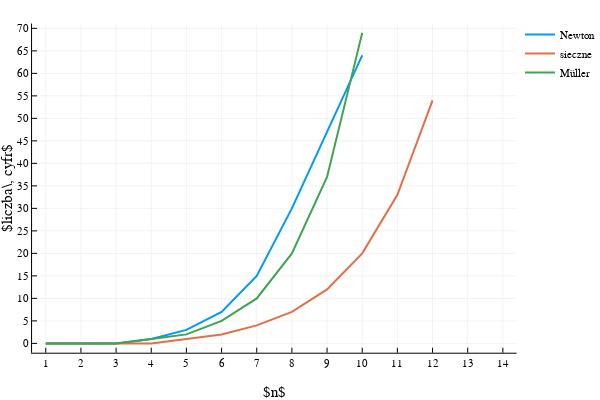

This figure's notebook cell:
### Code cell
f3(x) = x*(2.0^x)-2
df3(x) = 2.0^x * (x * log(2.0)+1.0)
f3_zero = BigFloat(1)
x0_3 = BigFloat(0.123)
@assert(f3(f3_zero) == 0.0, f3(f3_zero))
test_methods(f3, df3, x0_3, f3_zero, 20)

### Figure 1 — Plotly figure (JSON) as saved in the notebook; plotly's stock layout.template omitted (floating-point values rounded to 4 significant figures)
{"data": [{"colorbar": {"title": ""}, "hoverinfo": "text", "legendgroup": "Newton", "line": {"color": "rgba(0, 154, 250, 1.000)", "dash": "solid", "shape": "linear", "width": 2}, "mode": "lines", "name": "Newton", "showlegend": true, "text": [null, null, null, null, null, null, null, null, null, null, null, null, null, null], "type": "scatter", "x": [1, 2, 3, 4, 5, 6, 7, 8, 9, 10, 11, 12, 13, 14], "xaxis": "x1", "y": [0, 0, 0, 1, 3, 7, 15, 30, 47, 64, null, null, null, null], "yaxis": "y1", "zmax": 0.1, "zmin": -0.1}, {"colorbar": {"title": ""}, "hoverinfo": "text", "legendgroup": "sieczne", "line": {"color": "rgba(227, 111, 71, 1.000)", "dash": "solid", "shape": "linear", "width": 2}, "mode": "lines", "name": "sieczne", "showlegend": true, "text": [null, null, null, null, null, null, null, null, null, null, null, null, null, null], "type": "scatter", "x": [1, 2, 3, 4, 5, 6, 7, 8, 9, 10, 11, 12, 13, 14], "xaxis": "x1", "y": [0, 0, 0, 0, 1, 2, 4, 7, 12, 20, 33, 54, null, null], "yaxis": "y1", "zmax": 0.1, "zmin": -0.1}, {"colorbar": {"title": ""}, "hoverinfo": "text", "legendgroup": "Müller", "line": {"color": "rgba(62, 164, 78, 1.000)", "dash": "solid", "shape": "linear", "width": 2}, "mode": "lines", "name": "Müller", "showlegend": true, "text": [null, null, null, null, null, null, null, null, null, null, null, null, null, null], "type": "scatter", "x": [1, 2, 3, 4, 5, 6, 7, 8, 9, 10, 11, 12, 13, 14], "xaxis": "x1", "y": [0, 0, 0, 1, 2, 5, 10, 20, 37, 69, null, null, null, null], "yaxis": "y1", "zmax": 0.1, "zmin": -0.1}], "layout": {"annotations": [], "height": 400, "legend": {"bgcolor": "rgba(255, 255, 255, 1.000)", "bordercolor": "rgba(0, 0, 0, 1.000)", "font": {"color": "rgba(0, 0, 0, 1.000)", "family": "sans-serif", "size": 11}, "tracegroupgap": 0, "x": 1, "y": 1}, "margin": {"b": 20, "l": 0, "r": 0, "t": 20}, "paper_bgcolor": "rgba(255, 255, 255, 1.000)", "plot_bgcolor": "rgba(255, 255, 255, 1.000)", "showlegend": true, "width": 600, "xaxis": {"anchor": "y1", "domain": [0.06165, 0.9934], "gridcolor": "rgba(0, 0, 0, 0.100)", "gridwidth": 0.5, "linecolor": "rgba(0, 0, 0, 1.000)", "mirror": false, "range": [0.61, 14.39], "showgrid": true, "showline": true, "showticklabels": true, "tickangle": 0, "tickcolor": "rgb(0, 0, 0)", "tickfont": {"color": "rgba(0, 0, 0, 1.000)", "family": "sans-serif", "size": 11}, "tickmode": "array", "ticks": "inside", "ticktext": ["1", "2", "3", "4", "5", "6", "7", "8", "9", "10", "11", "12", "13", "14"], "tickvals": [1, 2, 3, 4, 5, 6, 7, 8, 9, 10, 11, 12, 13, 14], "title": "$n$", "titlefont": {"color": "rgba(0, 0, 0, 1.000)", "family": "sans-serif", "size": 15}, "type": "-", "visible": true, "zeroline": false, "zerolinecolor": "rgba(0, 0, 0, 1.000)"}, "yaxis": {"anchor": "x1", "domain": [0.07581, 0.9902], "gridcolor": "rgba(0, 0, 0, 0.100)", "gridwidth": 0.5, "linecolor": "rgba(0, 0, 0, 1.000)", "mirror": false, "range": [-2.07, 71.07], "showgrid": true, "showline": true, "showticklabels": true, "tickangle": 0, "tickcolor": "rgb(0, 0, 0)", "tickfont": {"color": "rgba(0, 0, 0, 1.000)", "family": "sans-serif", "size": 11}, "tickmode": "array", "ticks": "inside", "ticktext": ["0", "5", "10", "15", "20", "25", "30", "35", "40", "45", "50", "55", "60", "65", "70"], "tickvals": [0, 5, 10, 15, 20, 25, 30, 35, 40, 45, 50, 55, 60, 65, 70], "title": "$liczba\\, cyfr$", "titlefont": {"color": "rgba(0, 0, 0, 1.000)", "family": "sans-serif", "size": 15}, "type": "-", "visible": true, "zeroline": false, "zerolinecolor": "rgba(0, 0, 0, 1.000)"}}}
